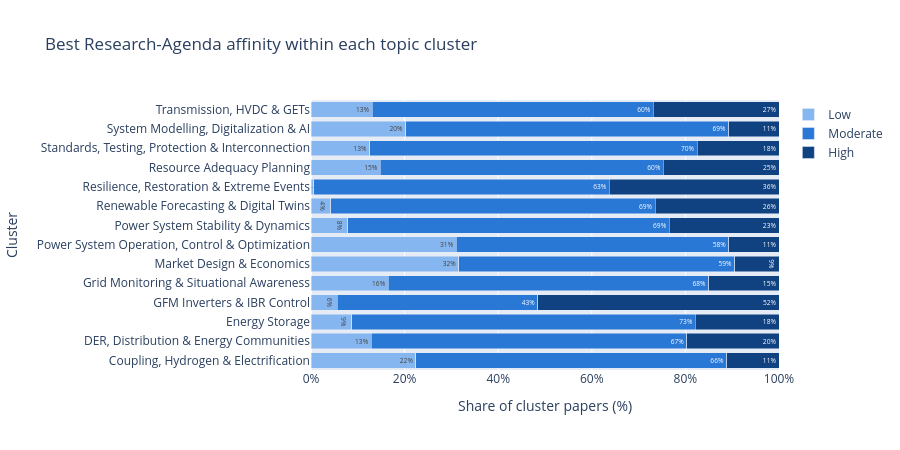

The code cell stored with this chart in its notebook:
### Code cell
fig = px.bar(
    cluster_mix,
    x='Share',
    y='Cluster',
    color='Affinity_Level',
    orientation='h',
    barmode='stack',
    category_orders={'Affinity_Level': LEVEL_ORDER},
    color_discrete_map=LEVEL_COLORS,
    labels={'Share': 'Share of cluster papers (%)', 'Affinity_Level': 'Best RA affinity'},
    title='Best Research-Agenda affinity within each topic cluster',
)
fig.update_traces(texttemplate='%{x:.0f}%', textposition='inside')
fig.update_xaxes(range=[0, 100], ticksuffix='%')
fig.update_layout(height=max(450, 30 * cluster_mix['Cluster'].nunique()), legend_title_text='')
fig.show()

### Figure 1 — Plotly figure (JSON) as saved in the notebook; plotly's stock layout.template omitted (floating-point values rounded to 4 significant figures)
{"data": [{"hovertemplate": "Best RA affinity=Low<br>Share of cluster papers (%)=%{x}<br>Cluster=%{y}<extra></extra>", "legendgroup": "Low", "marker": {"color": "#86b6ef", "pattern": {"shape": ""}}, "name": "Low", "orientation": "h", "showlegend": true, "textposition": "inside", "texttemplate": "%{x:.0f}%", "type": "bar", "x": [22.43, 12.87, 8.661, 5.612, 16.49, 31.58, 31.02, 7.822, 4.208, 0.5848, 14.81, 12.5, 20.22, 13.05], "xaxis": "x", "y": ["Coupling, Hydrogen & Electrification", "DER, Distribution & Energy Communities", "Energy Storage", "GFM Inverters & IBR Control", "Grid Monitoring & Situational Awareness", "Market Design & Economics", "Power System Operation, Control & Optimization", "Power System Stability & Dynamics", "Renewable Forecasting & Digital Twins", "Resilience, Restoration & Extreme Events", "Resource Adequacy Planning", "Standards, Testing, Protection & Interconnection", "System Modelling, Digitalization & AI", "Transmission, HVDC & GETs"], "yaxis": "y"}, {"hovertemplate": "Best RA affinity=Moderate<br>Share of cluster papers (%)=%{x}<br>Cluster=%{y}<extra></extra>", "legendgroup": "Moderate", "marker": {"color": "#2a78d6", "pattern": {"shape": ""}}, "name": "Moderate", "orientation": "h", "showlegend": true, "textposition": "inside", "texttemplate": "%{x:.0f}%", "type": "bar", "x": [66.36, 67.44, 73.49, 42.86, 68.48, 58.95, 58.27, 68.71, 69.31, 63.16, 60.49, 70.0, 69.0, 60.1], "xaxis": "x", "y": ["Coupling, Hydrogen & Electrification", "DER, Distribution & Energy Communities", "Energy Storage", "GFM Inverters & IBR Control", "Grid Monitoring & Situational Awareness", "Market Design & Economics", "Power System Operation, Control & Optimization", "Power System Stability & Dynamics", "Renewable Forecasting & Digital Twins", "Resilience, Restoration & Extreme Events", "Resource Adequacy Planning", "Standards, Testing, Protection & Interconnection", "System Modelling, Digitalization & AI", "Transmission, HVDC & GETs"], "yaxis": "y"}, {"hovertemplate": "Best RA affinity=High<br>Share of cluster papers (%)=%{x}<br>Cluster=%{y}<extra></extra>", "legendgroup": "High", "marker": {"color": "#104281", "pattern": {"shape": ""}}, "name": "High", "orientation": "h", "showlegend": true, "textposition": "inside", "texttemplate": "%{x:.0f}%", "type": "bar", "x": [11.21, 19.69, 17.85, 51.53, 15.03, 9.474, 10.71, 23.47, 26.49, 36.26, 24.69, 17.5, 10.78, 26.85], "xaxis": "x", "y": ["Coupling, Hydrogen & Electrification", "DER, Distribution & Energy Communities", "Energy Storage", "GFM Inverters & IBR Control", "Grid Monitoring & Situational Awareness", "Market Design & Economics", "Power System Operation, Control & Optimization", "Power System Stability & Dynamics", "Renewable Forecasting & Digital Twins", "Resilience, Restoration & Extreme Events", "Resource Adequacy Planning", "Standards, Testing, Protection & Interconnection", "System Modelling, Digitalization & AI", "Transmission, HVDC & GETs"], "yaxis": "y"}], "layout": {"barmode": "stack", "height": 450, "legend": {"title": {"text": ""}, "tracegroupgap": 0}, "title": {"text": "Best Research-Agenda affinity within each topic cluster"}, "xaxis": {"anchor": "y", "domain": [0, 1], "range": [0, 100], "ticksuffix": "%", "title": {"text": "Share of cluster papers (%)"}}, "yaxis": {"anchor": "x", "domain": [0, 1], "title": {"text": "Cluster"}}}}
